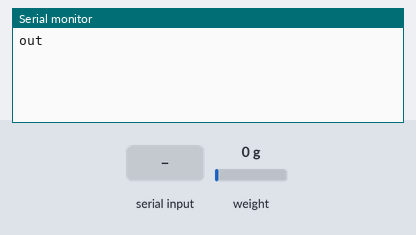
Recording of a sketch running on a simulated Arduino Uno, built with avr-gcc and run on an emulated ATmega328P. On the bench: the last lines printed to the serial monitor. The inputs (shaded band) are chosen by the test bench; at power-on: weight on the scale 0 g.

Above: at 2.3 s.
2.4 s: "ID" received over Serial
At 4.9 s:
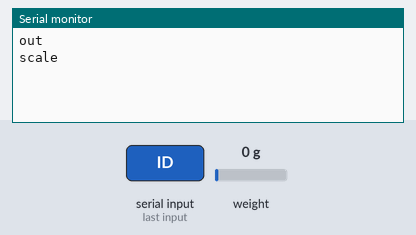
5.4 s: "start" received over Serial
At 7.0 s:
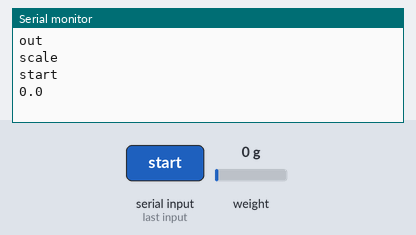
8.0 s: "stop" received over Serial
At 10.3 s:
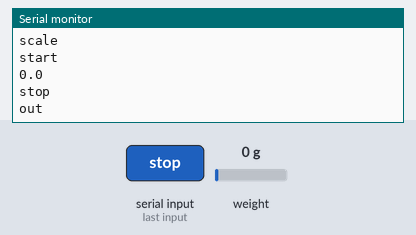

The sketch:

scale_2.ino
```cpp
// (licence header left out)
#include "HX711.h"

#define calibration_factor -24560.0 // -24560 for kg and -9950 for lbs

#define DOUT  3
#define CLK  2
long a=0;
HX711 scale(DOUT, CLK);

void setup() {
   //Assuming there is no weight on the scale at start up, reset the scale to 0
  Serial.begin(9600);
  //Serial.println("HX711 scale demo");
  scale.set_scale(calibration_factor); //This value is obtained by using the SparkFun_HX711_Calibration sketch
  scale.tare();
  scale.get_units();
}
String string;
void loop() {

Serial.println();
  label:
  Serial.println("out");
  while(1){
    string=Serial.readString();
//    if(string!= "" or string!="start"){
//    Serial.println(string);}
    if (string=="ID"){ Serial.println("scale");}
    if (string=="start"){ Serial.println("start"); break;}
     delay(1000);
  }

  while(1){

    //Serial.print("Reading: ");
    Serial.print(scale.get_units(), 1); //scale.get_units() returns a float
//    Serial.print(" kgs"); //You can change this to kg but you'll need to refactor the calibration_factor
    Serial.println();
    delay(1000);
    string=Serial.readString();
    Serial.println(string);
    if (string=="stop") break;
  }

  goto label;
}
```

Measured:
- after the input at 2.4 s, the serial monitor: prints a new line after 1.7 s (image 1)
- after the input at 5.4 s, the serial monitor: prints a new line after 1.0 s (image 2)
- after the input at 8.0 s, the serial monitor: prints a new line after 1.0 s (image 3)
